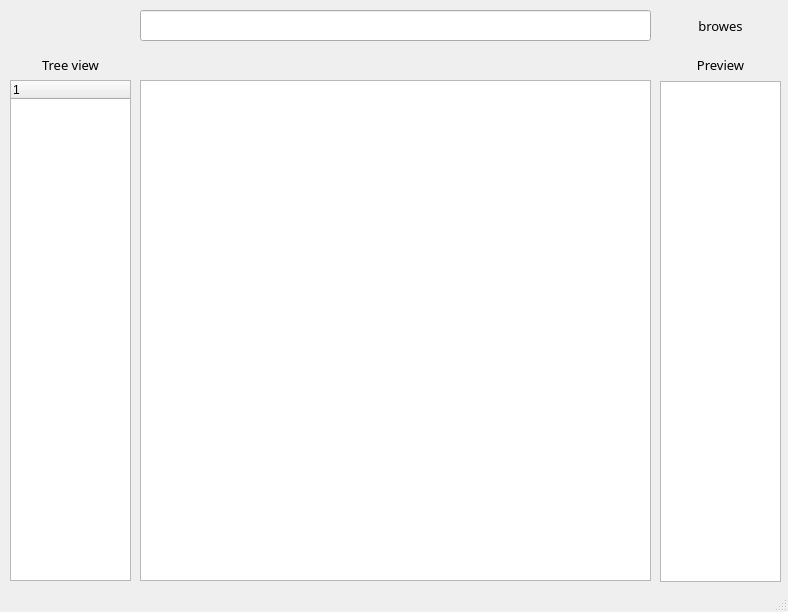
<?xml version="1.0" encoding="UTF-8"?>
<ui version="4.0">
 <class>MainWindow</class>
 <widget class="QMainWindow" name="MainWindow">
  <property name="windowModality">
   <enum>Qt::ApplicationModal</enum>
  </property>
  <property name="geometry">
   <rect>
    <x>0</x>
    <y>0</y>
    <width>788</width>
    <height>612</height>
   </rect>
  </property>
  <property name="sizePolicy">
   <sizepolicy hsizetype="Fixed" vsizetype="Preferred">
    <horstretch>0</horstretch>
    <verstretch>0</verstretch>
   </sizepolicy>
  </property>
  <property name="windowTitle">
   <string>File Mnager</string>
  </property>
  <property name="windowIcon">
   <iconset>
    <normalon>:/newPrefix/مدارک/picture-24048-1508053366.jpg</normalon>
   </iconset>
  </property>
  <property name="accessibleDescription">
   <string notr="true"/>
  </property>
  <property name="layoutDirection">
   <enum>Qt::LeftToRight</enum>
  </property>
  <property name="autoFillBackground">
   <bool>true</bool>
  </property>
  <property name="windowFilePath">
   <string notr="true"/>
  </property>
  <property name="inputMethodHints">
   <set>Qt::ImhNone</set>
  </property>
  <property name="tabShape">
   <enum>QTabWidget::Triangular</enum>
  </property>
  <property name="dockNestingEnabled">
   <bool>true</bool>
  </property>
  <property name="unifiedTitleAndToolBarOnMac">
   <bool>true</bool>
  </property>
  <widget class="QWidget" name="centralwidget">
   <widget class="QTreeWidget" name="treeWidget">
    <property name="geometry">
     <rect>
      <x>10</x>
      <y>80</y>
      <width>121</width>
      <height>501</height>
     </rect>
    </property>
    <property name="sizeAdjustPolicy">
     <enum>QAbstractScrollArea::AdjustToContents</enum>
    </property>
    <column>
     <property name="text">
      <string notr="true">1</string>
     </property>
    </column>
   </widget>
   <widget class="QLabel" name="label_2">
    <property name="geometry">
     <rect>
      <x>660</x>
      <y>50</y>
      <width>121</width>
      <height>31</height>
     </rect>
    </property>
    <property name="font">
     <font>
      <family>Nazanin</family>
      <pointsize>10</pointsize>
     </font>
    </property>
    <property name="text">
     <string>Preview</string>
    </property>
    <property name="textFormat">
     <enum>Qt::RichText</enum>
    </property>
    <property name="alignment">
     <set>Qt::AlignCenter</set>
    </property>
    <property name="wordWrap">
     <bool>false</bool>
    </property>
    <property name="textInteractionFlags">
     <set>Qt::TextBrowserInteraction</set>
    </property>
   </widget>
   <widget class="QPushButton" name="pushButton">
    <property name="geometry">
     <rect>
      <x>10</x>
      <y>10</y>
      <width>41</width>
      <height>28</height>
     </rect>
    </property>
    <property name="text">
     <string/>
    </property>
    <property name="icon">
     <iconset>
      <normalon>icons/left2.png</normalon>
     </iconset>
    </property>
    <property name="flat">
     <bool>true</bool>
    </property>
   </widget>
   <widget class="QPushButton" name="pushButton_2">
    <property name="geometry">
     <rect>
      <x>90</x>
      <y>10</y>
      <width>41</width>
      <height>28</height>
     </rect>
    </property>
    <property name="text">
     <string/>
    </property>
    <property name="icon">
     <iconset>
      <normalon>icons/rightpng.png</normalon>
     </iconset>
    </property>
    <property name="flat">
     <bool>true</bool>
    </property>
   </widget>
   <widget class="QLabel" name="label">
    <property name="geometry">
     <rect>
      <x>10</x>
      <y>50</y>
      <width>121</width>
      <height>31</height>
     </rect>
    </property>
    <property name="font">
     <font>
      <family>Nazanin</family>
      <pointsize>10</pointsize>
     </font>
    </property>
    <property name="text">
     <string>Tree view</string>
    </property>
    <property name="textFormat">
     <enum>Qt::RichText</enum>
    </property>
    <property name="alignment">
     <set>Qt::AlignCenter</set>
    </property>
    <property name="wordWrap">
     <bool>false</bool>
    </property>
    <property name="textInteractionFlags">
     <set>Qt::TextBrowserInteraction</set>
    </property>
   </widget>
   <widget class="QPushButton" name="pushButton_3">
    <property name="geometry">
     <rect>
      <x>660</x>
      <y>10</y>
      <width>121</width>
      <height>31</height>
     </rect>
    </property>
    <property name="font">
     <font>
      <family>Ravie</family>
      <pointsize>10</pointsize>
     </font>
    </property>
    <property name="text">
     <string>browes</string>
    </property>
    <property name="flat">
     <bool>true</bool>
    </property>
   </widget>
   <widget class="QGraphicsView" name="graphicsView">
    <property name="geometry">
     <rect>
      <x>660</x>
      <y>81</y>
      <width>121</width>
      <height>501</height>
     </rect>
    </property>
   </widget>
   <widget class="QLineEdit" name="lineEdit">
    <property name="geometry">
     <rect>
      <x>140</x>
      <y>10</y>
      <width>511</width>
      <height>31</height>
     </rect>
    </property>
   </widget>
   <widget class="QTableView" name="tableView">
    <property name="geometry">
     <rect>
      <x>140</x>
      <y>80</y>
      <width>511</width>
      <height>501</height>
     </rect>
    </property>
   </widget>
  </widget>
  <widget class="QStatusBar" name="statusbar"/>
 </widget>
 <resources>
  <include location="icon.qrc"/>
 </resources>
 <connections/>
</ui>
